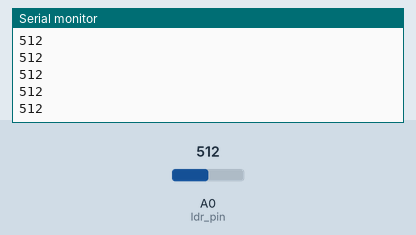
A sketch run on a simulated Arduino Uno, built with avr-gcc and run on an emulated ATmega328P. On the bench: the last lines printed to the serial monitor. The inputs (shaded band) are chosen by the test bench; at power-on: A0 (ldr_pin) = 512.

Above: at 1.2 s.
1.3 s: A0 (ldr_pin) set to 716
At 2.0 s:
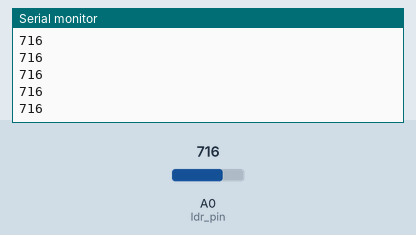
2.8 s: A0 (ldr_pin) set to 900
At 3.4 s:
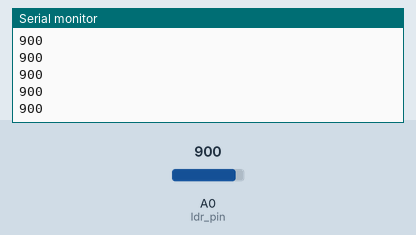
Timing chart, 0 to 5.8 s (numbered marks = the images above; inputs shaded):
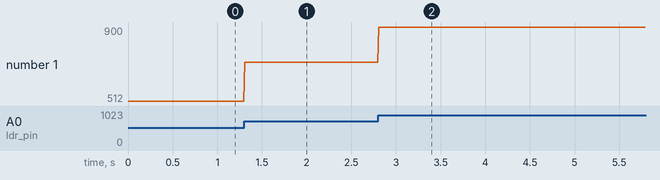

Measured:
- after the input at 1.3 s, the serial monitor: prints a new line at once (image 1)
- after the input at 2.8 s, the serial monitor: prints a new line at once (image 2)
- plotted number 1: 512 → 716 after the input at 1.3 s, 716 → 900 after the input at 2.8 s

The sketch:

sensor_analog_readings.ino
```cpp
#define ldr_pin A0

int prev_val = 0;
void setup(){
  Serial.begin(9600);
}
void loop(){
  int sensor_val = analogRead(ldr_pin);
  // if(sensor_val >20)
  {
    Serial.println(sensor_val);
  }
  delay(10);
}
```
